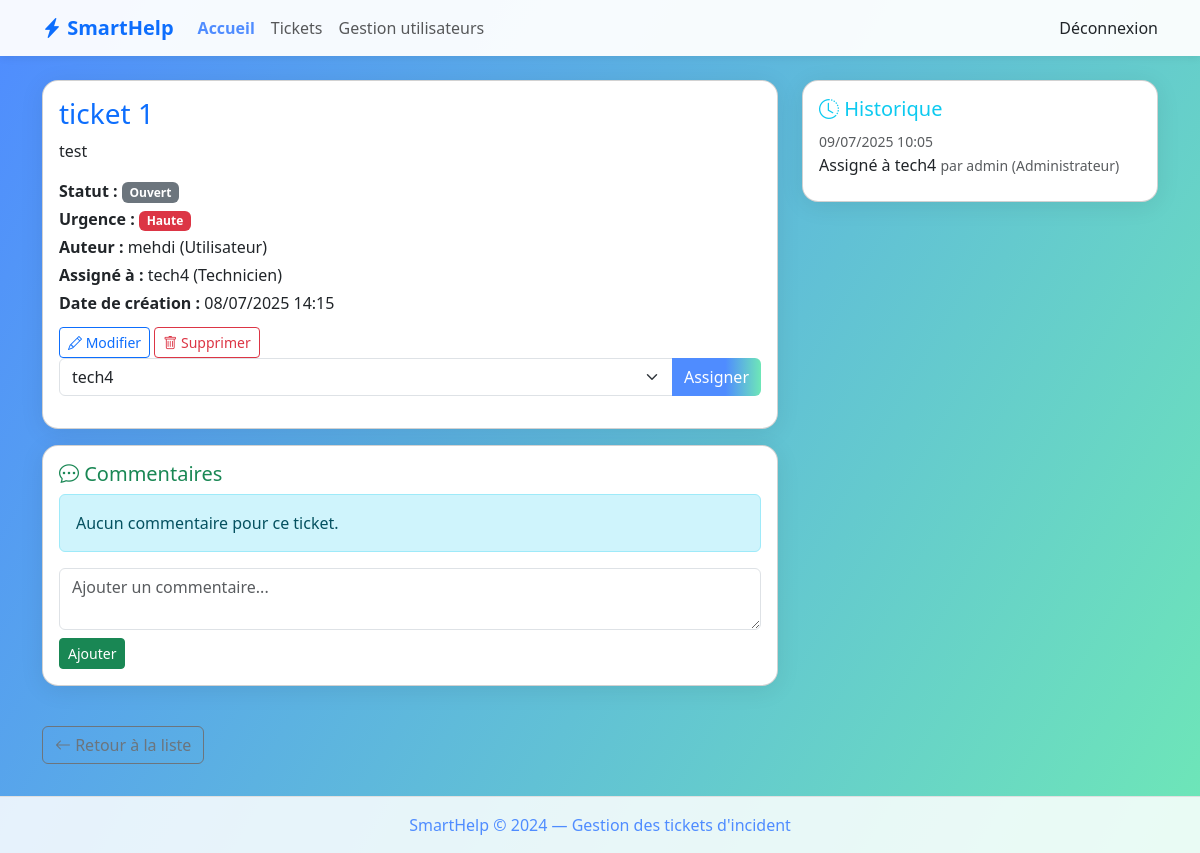
Page /tickets/2/ (signed in) on the committed database.
### tickets/models.py (models this page shows, shortened)
class Ticket(models.Model):
    URGENCE_CHOICES = [
        ('basse', 'Basse'),
        ('moyenne', 'Moyenne'),
        ('haute', 'Haute'),
    ]
    STATUT_CHOICES = [
        ('ouvert', 'Ouvert'),
        ('en_cours', 'En cours'),
        ('en_attente', 'En attente'),
        ('resolu', 'Résolu'),
        ('ferme', 'Fermé'),
    ]
    titre = models.CharField(max_length=200)
    description = models.TextField()
    date_creation = models.DateTimeField(auto_now_add=True)
    urgence = models.CharField(max_length=10, choices=URGENCE_CHOICES, default='moyenne')
    statut = models.CharField(max_length=20, choices=STATUT_CHOICES, default='ouvert')
    auteur = models.ForeignKey(settings.AUTH_USER_MODEL, related_name='tickets_crees', on_delete=models.CASCADE)
    technicien_assigne = models.ForeignKey(settings.AUTH_USER_MODEL, related_name='tickets_assignes', on_delete=models.SET_NULL, null=True, blank=True)
    piece_jointe = models.FileField(upload_to='pieces_jointes/', null=True, blank=True)

class HistoriqueTicket(models.Model):
    ticket = models.ForeignKey(Ticket, related_name='historiques', on_delete=models.CASCADE)
    action = models.CharField(max_length=255)
    auteur = models.ForeignKey(settings.AUTH_USER_MODEL, on_delete=models.SET_NULL, null=True)
    date = models.DateTimeField(auto_now_add=True)

### users/models.py (models this page shows)
class User(AbstractUser):
    ROLE_CHOICES = [
        ('admin', 'Administrateur'),
        ('technicien', 'Technicien'),
        ('utilisateur', 'Utilisateur'),
    ]
    role = models.CharField(max_length=20, choices=ROLE_CHOICES, default='utilisateur')
    def __str__(self):
        return f"{self.username} ({self.get_role_display()})"

### tickets/views.py (the view, shortened to what this page needs)
# urls.py: path('<int:ticket_id>/', ticket_detail, name='ticket_detail'),
@login_required
def ticket_detail(request, ticket_id):
    ticket = get_object_or_404(Ticket, id=ticket_id)
    commentaires = Commentaire.objects.filter(ticket=ticket).order_by('date')
    historique = HistoriqueTicket.objects.filter(ticket=ticket).order_by('-date')
    can_edit = request.user == ticket.auteur or request.user.role == 'admin'
    can_delete = request.user == ticket.auteur or request.user.role == 'admin'
    is_admin = request.user.role == 'admin'
    is_technicien = request.user.role == 'technicien' and ticket.technicien_assigne == request.user
    techniciens = User.objects.filter(role='technicien') if is_admin else []
    return render(request, 'ticket_detail.html', {
        'ticket': ticket,
        'commentaires': commentaires,
        'historique': historique,
        'can_edit': can_edit,
        'can_delete': can_delete,
        'is_admin': is_admin,
        'is_technicien': is_technicien,
        'techniciens': techniciens,
    })

### templates/ticket_detail.html (shortened to what this page needs)
{% extends 'base.html' %}
{% block content %}
<div class="row mb-4">
    <div class="col-lg-8">
        <div class="card mb-3">
            <div class="card-body">
                <h3 class="card-title text-primary">{{ ticket.titre }}</h3>
                <p class="card-text">{{ ticket.description }}</p>
                <p class="mb-1"><strong>Statut :</strong> <span class="badge bg-secondary">{{ ticket.get_statut_display }}</span></p>
                <p class="mb-1"><strong>Urgence :</strong>
                {% if ticket.urgence == 'haute' %}
                    <span class="badge bg-danger">{{ ticket.get_urgence_display }}</span>
                {% elif ticket.urgence == 'moyenne' %}
                    <span class="badge bg-warning text-dark">{{ ticket.get_urgence_display }}</span>
                {% else %}
                    <span class="badge bg-success">{{ ticket.get_urgence_display }}</span>
                {% endif %}
                </p>
                <p class="mb-1"><strong>Auteur :</strong> {{ ticket.auteur }}</p>
                <p class="mb-1"><strong>Assigné à :</strong> {{ ticket.technicien_assigne|default:'Non assigné' }}</p>
                <p class="mb-1"><strong>Date de création :</strong> {{ ticket.date_creation|date:"d/m/Y H:i" }}</p>
                {% if can_edit %}
                <a href="/tickets/{{ ticket.id }}/edit/" class="btn btn-outline-primary btn-sm mt-2"><i class="bi bi-pencil"></i> Modifier</a>
                {% endif %}
                {% if can_delete %}
                <a href="/tickets/{{ ticket.id }}/delete/" class="btn btn-outline-danger btn-sm mt-2"><i class="bi bi-trash"></i> Supprimer</a>
                {% endif %}
                {% if is_admin %}
                <form method="post" class="mb-3">
                    <div class="input-group">
                        <select name="assign_technicien" class="form-select" required>
                            {% for tech in techniciens %}
                            <option value="{{ tech.id }}" {% if ticket.technicien_assigne and ticket.technicien_assigne.id == tech.id %}selected{% endif %}>{{ tech.username }}</option>
                            {% endfor %}
                        </select>
                        <button type="submit" name="action" value="assign" class="btn btn-primary">Assigner</button>
                    </div>
                </form>
                {% endif %}
            </div>
        </div>
        <div class="card mb-3">
            <div class="card-body">
                <h5 class="card-title text-success"><i class="bi bi-chat-dots"></i> Commentaires</h5>
                {% for commentaire in commentaires %}
                <div class="mb-3 border-bottom pb-2">
                    <div class="d-flex align-items-center mb-1">
                        <i class="bi bi-person-circle me-2"></i>
                        <strong>{{ commentaire.auteur }}</strong>
                        <span class="text-muted small ms-2">{{ commentaire.date|date:"d/m/Y H:i" }}</span>
                    </div>
                    <div>{{ commentaire.texte }}</div>
                </div>
                {% empty %}
                <div class="alert alert-info">Aucun commentaire pour ce ticket.</div>
                {% endfor %}
                <form method="post" class="mt-3">
                    <div class="mb-2">
                        <textarea name="texte" class="form-control" rows="2" placeholder="Ajouter un commentaire..." required></textarea>
                    </div>
                    <button type="submit" class="btn btn-success btn-sm">Ajouter</button>
                </form>
            </div>
        </div>
    </div>
    <div class="col-lg-4">
        <div class="card">
            <div class="card-body">
                <h5 class="card-title text-info"><i class="bi bi-clock-history"></i> Historique</h5>
                {% for h in historique %}
                <div class="mb-2">
                    <span class="small text-muted">{{ h.date|date:"d/m/Y H:i" }}</span><br>
                    <span>{{ h.action }}</span>
                    <span class="text-muted small">par {{ h.auteur|default:'Système' }}</span>
                </div>
                {% empty %}
                <div class="alert alert-info">Aucune action enregistrée.</div>
                {% endfor %}
            </div>
        </div>
    </div>
</div>
<a href="/tickets/" class="btn btn-outline-secondary"><i class="bi bi-arrow-left"></i> Retour à la liste</a>
{% endblock %}

### templates/base.html (style rules this page uses)
body { background: linear-gradient(120deg, #4f8cff 0%, #6ee7b7 100%); min-height: 100vh; font-family: 'Segoe UI', 'Roboto', Arial, sans-serif; }
.card { border-radius: 1rem; box-shadow: 0 4px 24px rgba(0,0,0,0.08); }
.btn-primary { background: linear-gradient(90deg, #4f8cff 60%, #6ee7b7 100%); border: none; }

### rows in the picture
Ticket: titre "ticket 1", description "test", statut "Ouvert", urgence "Haute", auteur "mehdi (Utilisateur)", technicien_assigne "tech4 (Technicien)", date_creation "08/07/2025 14:15", assign_technicien "tech4"
HistoriqueTicket: date "09/07/2025 10:05", action "Assigné à tech4", auteur "admin (Administrateur)"
